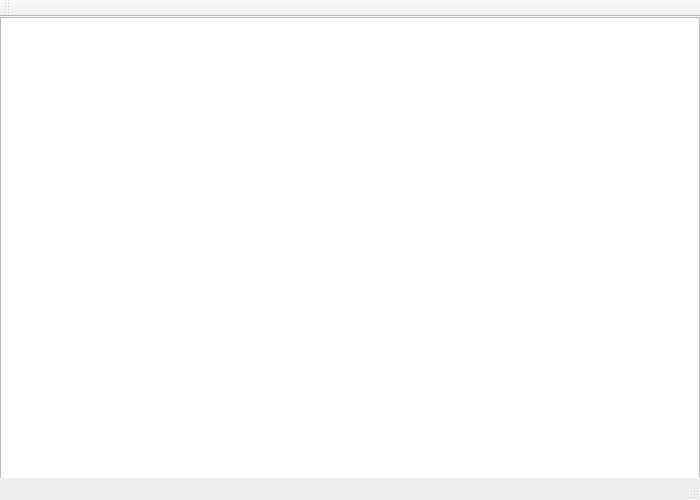
<?xml version="1.0" encoding="UTF-8"?>
<ui version="4.0">
 <class>MainWindow</class>
 <widget class="QMainWindow" name="MainWindow">
  <property name="geometry">
   <rect>
    <x>0</x>
    <y>0</y>
    <width>700</width>
    <height>500</height>
   </rect>
  </property>
  <property name="windowTitle">
   <string>Spectrum</string>
  </property>
  <widget class="QWidget" name="centralWidget">
   <widget class="QGraphicsView" name="gwDisplay">
    <property name="geometry">
     <rect>
      <x>0</x>
      <y>0</y>
      <width>700</width>
      <height>500</height>
     </rect>
    </property>
   </widget>
  </widget>
  <widget class="QMenuBar" name="mbMainMenu">
   <property name="geometry">
    <rect>
     <x>0</x>
     <y>0</y>
     <width>700</width>
     <height>21</height>
    </rect>
   </property>
  </widget>
  <widget class="QToolBar" name="tbMainToolbar">
   <attribute name="toolBarArea">
    <enum>TopToolBarArea</enum>
   </attribute>
   <attribute name="toolBarBreak">
    <bool>false</bool>
   </attribute>
  </widget>
  <widget class="QStatusBar" name="sbMainStatusBar"/>
 </widget>
 <layoutdefault spacing="6" margin="11"/>
 <resources/>
 <connections/>
</ui>
